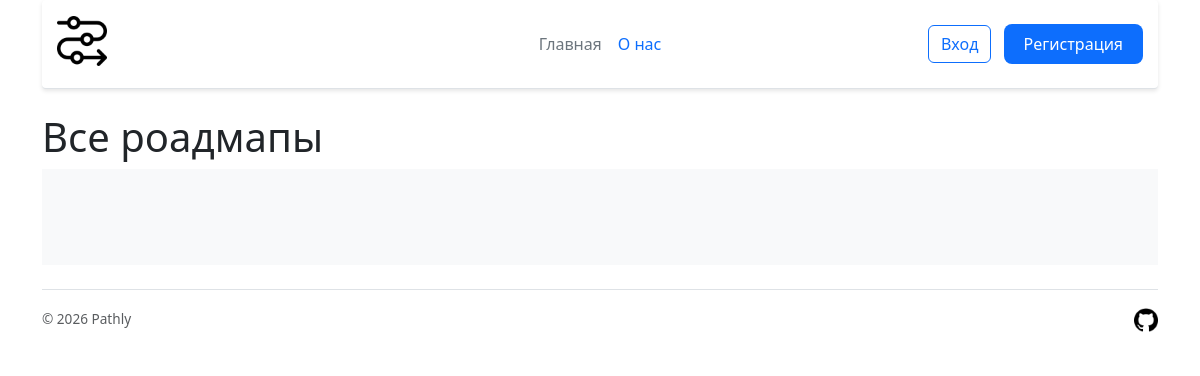
Before: / with the older database file.
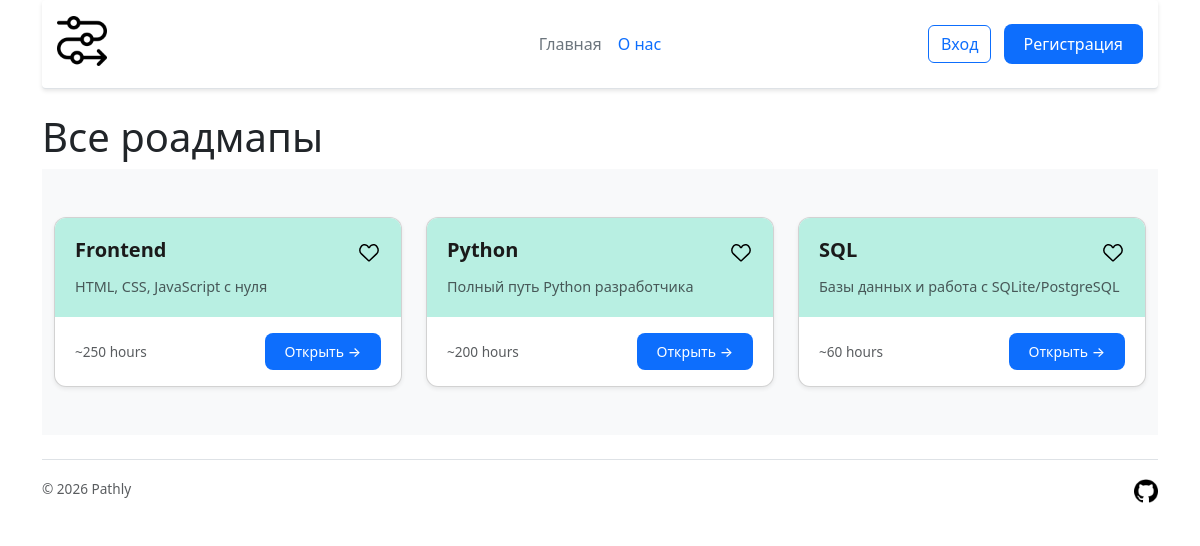
After: the same page with the newer database file.
### tables this page shows
CREATE TABLE "roadmaps" (
        id INTEGER PRIMARY KEY AUTOINCREMENT,
        title VARCHAR(255) NOT NULL,
        description TEXT NOT NULL,
        hours INTEGER
    );

### app.py (the view)
@app.route('/home')
@app.route('/')
def home():
    db = get_db()
    all_roadmaps = db.execute("SELECT * FROM roadmaps").fetchall()
    db.close
    return render_template('home.html', roadmaps=all_roadmaps)

### db.py (called while the page is built)
def get_db():
    conn = sqlite3.connect(DB_PATH)
    conn.row_factory = sqlite3.Row
    return conn

### templates/home.html (shortened to what this page needs)
{% extends "base.html" %}
{% block content %}
<h1>Все роадмапы</h1>
<div class="album py-5 bg-body-tertiary">
    <div class="container">
        <div class="row row-cols-1 row-cols-sm-2 row-cols-md-3 g-4">
            {% for roadmap in roadmaps %}
            <div class="col">
                <div class="card shadow-sm">
                    <div class="card-body">
                        <div class="d-flex justify-content-between align-items-start mb-2">
                            <h5 class="card-title mb-0">{{ roadmap['title']}}</h5>
                            <button class="favorite-btn">
                                <img class="icon" src="{{ url_for('static', filename='images/favorite-off.svg') }}" alt="Избранное">
                            </button>
                        </div>
                        <p class="card-text text-muted">
                            {{ roadmap['description']}}
                        </p>
                    </div>
                    <div class="card-footer bg-transparent border-top-0">
                        <div class="d-flex justify-content-between align-items-center">
                            <small class="text-body-secondary">
                                 ~{{ roadmap['hours']}} hours
                            </small>
                            <a href="#" class="btn btn-sm btn-primary">
                                Открыть →
                            </a>
                        </div>
                    </div>
                </div>
            </div>
            {% endfor %}
        </div>
    </div>
</div>
{% endblock %}

### templates/base.html (shortened to what this page needs)
<!DOCTYPE html>
<html lang="en">
<head>
    <link href="https://cdn.jsdelivr.net/npm/bootstrap@5.3.8/dist/css/bootstrap.min.css" rel="stylesheet">
    <link rel="stylesheet" href="{{url_for('static', filename='css/main.css')}}">
</head>
<body>
    <div class="container">
        <header class="d-flex flex-wrap align-items-center justify-content-center justify-content-md-between py-3 mb-4 border-bottom">
            <div class="col-md-3 mb-2 mb-md-0">
                <a href="/" class="d-inline-flex link-body-emphasis text-decoration-none">
                    <img class="logo" src="{{ url_for('static', filename='images/logo.webp') }}" alt="Logo">
                </a>
            </div>
                <ul class="nav col-12 col-md-auto mb-2 justify-content-center mb-md-0">
                    <li><a href="{{ url_for('home') }}" class="nav-link px-2 link-secondary">Главная</a></li>
                    <li><a href="{{ url_for('about') }}" class="nav-link px-2">О нас</a></li>
                </ul>
                <div class="col-md-3 text-end">
                <a href="{{ url_for('auth.login') }}" class="btn btn-outline-primary me-2">
                    Вход
                </a>
                <a href="{{ url_for('auth.register') }}" class="btn btn-primary">
                    Регистрация
                </a>
            </div>
        </header>
    {%block content%}{% endblock %}
    <footer class="d-flex flex-wrap justify-content-between align-items-center py-3 my-4 border-top">
    <div class="col-md-4 d-flex align-items-center">
        <span class="mb-3 mb-md-0 text-body-secondary">© 2026 Pathly</span>
    </div>
    <ul class="nav col-md-4 justify-content-end list-unstyled d-flex">
        <li class="ms-3"><a class="text-body-secondary" href="https://github.com/nikitaklyashev">
            <img class="icon" src="{{ url_for('static', filename='images/github_icon.png') }}" alt="GitHub"></a>
        </li>
    </ul>
</footer>
    </div>
</body>
</html>

### static/css/main.css (style rules this page uses)
body { min-height: 100vh; display: flex; flex-direction: column; }
.container { flex: 1; }
header { position: sticky; padding: 15px; top: 0; border-radius: 4px; z-index: 1000; background-color: #fff; box-shadow: 0 2px 4px rgba(0,0,0,0.1); }
.icon { width: 24px; height: 24px; transition: transform 0.2s ease; }
.logo { width: 50px; height: 50px; transition: opacity 0.2s ease; }
.card { transition: transform 0.2s ease, box-shadow 0.2s ease; border-radius: 12px; overflow: hidden; height: 100%; }
.card-body { background-color: rgb(184, 239, 226); padding: 1.25rem; }
.card-title { font-size: 1.25rem; font-weight: 600; color: #1a1a1a; }
.card-text { font-size: 0.9rem; line-height: 1.5; margin-top: 0.75rem; }
.card-footer { background-color: #fff; padding: 1rem 1.25rem; }
.favorite-btn { background: none; border: none; padding: 0; cursor: pointer; transition: transform 0.2s ease; }
.btn-primary { background-color: #0d6efd; border: none; padding: 0.5rem 1.25rem; border-radius: 8px; transition: all 0.2s ease; }
.text-body-secondary { color: #6c757d; font-size: 0.85rem; }
.bg-body-tertiary { background-color: #f8f9fa; }
.album { padding-top: 2rem; padding-bottom: 2rem; }
.card-footer { border-top: none; }
.btn-sm { font-size: 0.875rem; font-weight: 500; }
.col { animation: fadeInUp 0.4s ease forwards; }
.col:nth-child(1) { animation-delay: 0.05s; }
.col:nth-child(2) { animation-delay: 0.1s; }
.col:nth-child(3) { animation-delay: 0.15s; }

Changed rows visible on the page:
added roadmaps: title "Frontend", description "HTML, CSS, JavaScript с нуля", hours "250"
added roadmaps: title "Python", description "Полный путь Python разработчика", hours "200"
added roadmaps: title "SQL", description "Базы данных и работа с SQLite/PostgreSQL", hours "60"
